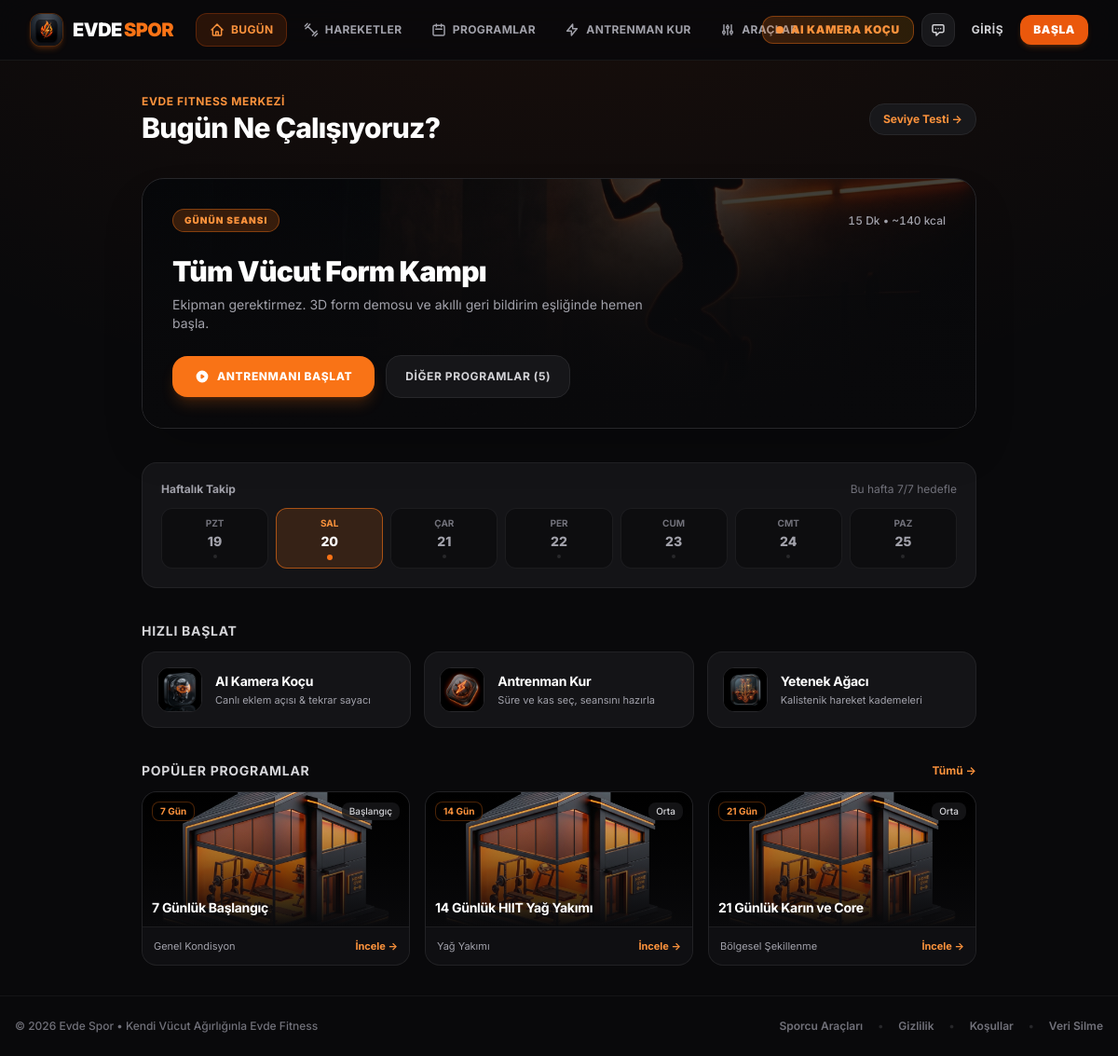
The page / on the database its author committed.
### models.py (models this page shows)
class Program(db.Model):
    id = db.Column(db.Integer, primary_key=True)
    title = db.Column(db.String(100), nullable=False)
    slug = db.Column(db.String(100), unique=True, nullable=False)
    description = db.Column(db.Text, nullable=True)
    duration_days = db.Column(db.Integer, nullable=False)
    level = db.Column(db.String(50), nullable=False)
    goal = db.Column(db.String(100), nullable=False)

### app.py (the view, shortened to what this page needs)
    @app.route('/')
    def index():
        featured_programs = Program.query.all()
        popular_slugs = [
            'standart-push-up-normal-sinav',
            'standart-air-squat',
            'standard-burpee',
            'standard-crunch-yarim-mekik',
            'pike-push-up',
            'mountain-climber'
        ]
        popular_exercises = Exercise.query.filter(Exercise.slug.in_(popular_slugs)).all()
        if not popular_exercises:
            popular_exercises = Exercise.query.limit(6).all()
        total_exercises = Exercise.query.count()
        total_programs = Program.query.count()
        total_challenges = Challenge.query.count()
        completed_workouts_count = UserProgress.query.count() + 2840
        total_calories_burned = sum([p.calories_burned or 0 for p in UserProgress.query.all()]) + 460000
        today = date.today()
        start_of_week = today - timedelta(days=today.weekday())
        weekly_calendar = []
        day_names = ['Pzt', 'Sal', 'Çar', 'Per', 'Cum', 'Cmt', 'Paz']
        day_full = ['Pazartesi', 'Salı', 'Çarşamba', 'Perşembe', 'Cuma', 'Cumartesi', 'Pazar']
        user_completed_dates = set()
        for i in range(7):
            d = start_of_week + timedelta(days=i)
            weekly_calendar.append({
                'day_short': day_names[i],
                'day_full': day_full[i],
                'day_num': d.day,
                'date_str': d.strftime('%Y-%m-%d'),
                'is_today': (d == today),
                'is_past': (d < today),
                'is_completed': (d in user_completed_dates)
            })
        return render_template(
            'index.html',
            featured_programs=featured_programs,
            popular_exercises=popular_exercises,
            total_exercises=total_exercises,
            total_programs=total_programs,
            total_challenges=total_challenges,
            completed_workouts_count=completed_workouts_count,
            total_calories_burned=total_calories_burned,
            weekly_calendar=weekly_calendar,
            today=today
        )

### templates/index.html (shortened to what this page needs)
{% extends 'base.html' %}
{% block content %}
<div class="max-w-4xl mx-auto space-y-7 sm:space-y-9">
    <div class="flex items-center justify-between gap-4 pt-1">
        <div>
            <span class="text-xs font-bold uppercase tracking-wider text-orange-400 block mb-0.5">
                {% if current_user.is_authenticated %}GÜNAYDIN, {{ current_user.name|upper }}{% else %}EVDE FITNESS MERKEZİ{% endif %}
            </span>
            <h1 class="text-2xl sm:text-3xl font-extrabold text-white tracking-tight">
                Bugün Ne Çalışıyoruz?
            </h1>
        </div>
        {% if current_user.is_authenticated %}
        <a href="/profil" class="shrink-0 px-3.5 py-2 rounded-2xl bg-zinc-900 border border-zinc-800 hover:border-orange-500/40 flex items-center gap-2 transition-all group">
            <span class="text-base">🔥</span>
            <span class="text-xs font-mono font-bold text-zinc-200 group-hover:text-orange-400">{{ current_user.current_streak or 0 }} Gün</span>
        </a>
        {% else %}
        <a href="/quiz" class="shrink-0 px-3.5 py-2 rounded-2xl bg-zinc-900 border border-zinc-800 hover:border-orange-500/40 text-xs font-bold text-orange-400 transition-all">
            Seviye Testi &rarr;
        </a>
        {% endif %}
    </div>
    <div class="relative rounded-3xl overflow-hidden border border-zinc-800 bg-zinc-950 p-6 sm:p-8 flex flex-col justify-between shadow-2xl group hover:border-orange-500/40 transition-all">
        <img src="/static/images/page_hero_bg.jpg" alt="Günün Antrenmanı" class="absolute inset-0 w-full h-full object-cover opacity-25 group-hover:scale-105 transition-transform duration-700 pointer-events-none">
        <div class="absolute inset-0 bg-gradient-to-t from-zinc-950 via-zinc-950/80 to-transparent pointer-events-none"></div>
        <div class="relative z-10 flex items-center justify-between">
            <span class="px-3 py-1 rounded-full bg-orange-500/20 border border-orange-500/40 text-orange-400 text-[10px] font-black uppercase tracking-widest">
                Günün Seansı
            </span>
            <span class="text-xs font-mono font-medium text-zinc-400">15 Dk &bull; ~140 kcal</span>
        </div>
        <div class="relative z-10 my-6">
            <h2 class="text-2xl sm:text-3xl font-black text-white tracking-tight leading-tight">
                Tüm Vücut Form Kampı
            </h2>
            <p class="text-xs sm:text-sm text-zinc-400 mt-2 max-w-lg leading-relaxed">
                Ekipman gerektirmez. 3D form demosu ve akıllı geri bildirim eşliğinde hemen başla.
            </p>
        </div>
        <div class="relative z-10 flex flex-col sm:flex-row items-center gap-3">
            <a href="/programlar/7-gunluk-baslangic/antrenman"
               class="w-full sm:w-auto px-6 py-3.5 rounded-2xl bg-orange-500 hover:bg-orange-600 text-white font-extrabold text-xs uppercase tracking-wider flex items-center justify-center gap-2 shadow-lg shadow-orange-500/20 transition-all">
                <svg class="w-4 h-4 fill-current" viewBox="0 0 20 20"><path fill-rule="evenodd" d="M10 18a8 8 0 100-16 8 8 0 000 16zM9.555 7.168A1 1 0 008 8v4a1 1 0 001.555.832l3-2a1 1 0 000-1.664l-3-2z" clip-rule="evenodd"/></svg>
                <span>Antrenmanı Başlat</span>
            </a>
            <a href="/programlar"
               class="w-full sm:w-auto px-5 py-3.5 rounded-2xl bg-zinc-900/90 hover:bg-zinc-800 border border-zinc-800 text-zinc-300 font-bold text-xs uppercase tracking-wider flex items-center justify-center gap-2 transition-all">
                <span>Diğer Programlar ({{ total_programs }})</span>
            </a>
        </div>
    </div>
    <div class="athletic-card rounded-2xl p-4 sm:p-5">
        <div class="flex items-center justify-between text-xs font-bold text-zinc-400 mb-3">
            <span>Haftalık Takip</span>
            <span class="text-zinc-500 font-normal">Bu hafta 7/7 hedefle</span>
        </div>
        <div class="grid grid-cols-7 gap-2">
            {% for day in weekly_calendar %}
            <div class="flex flex-col items-center py-2 px-1 rounded-xl transition-all border text-center
                        {{ 'bg-orange-500/15 border-orange-500/60' if day.is_today else ('bg-zinc-950/60 border-zinc-800/60' if not day.is_completed else 'bg-emerald-500/10 border-emerald-500/30') }}">
                <span class="text-[10px] font-bold uppercase {{ 'text-orange-400' if day.is_today else 'text-zinc-500' }}">
                    {{ day.day_short }}
                </span>
                <span class="text-sm font-extrabold mt-0.5 {{ 'text-white' if day.is_today else 'text-zinc-400' }}">
                    {{ day.day_num }}
                </span>
                <div class="mt-1">
                    {% if day.is_completed %}
                        <span class="w-3.5 h-3.5 rounded-full bg-emerald-500 text-black flex items-center justify-center text-[9px] font-black">✓</span>
                    {% elif day.is_today %}
                        <span class="w-1.5 h-1.5 rounded-full bg-orange-500 block"></span>
                    {% else %}
                        <span class="w-1 h-1 rounded-full bg-zinc-800 block"></span>
                    {% endif %}
                </div>
            </div>
            {% endfor %}
        </div>
    </div>
    <div>
        <div class="flex items-center justify-between mb-3">
            <h2 class="text-sm font-bold text-zinc-300 uppercase tracking-wider">Hızlı Başlat</h2>
        </div>
        <div class="grid grid-cols-1 sm:grid-cols-3 gap-3.5">
            <a href="/ai-koc" class="athletic-card rounded-2xl p-4 flex items-center gap-3.5 group hover:border-orange-500/50 transition-all">
                <div class="w-12 h-12 rounded-xl overflow-hidden border border-zinc-800 shrink-0 bg-black">
                    <img src="/static/images/ai_coach_icon.jpg" alt="AI Koç" class="w-full h-full object-cover">
                </div>
                <div class="min-w-0">
                    <div class="flex items-center gap-1.5">
                        <h3 class="text-sm font-bold text-white group-hover:text-orange-400 transition-colors truncate">AI Kamera Koçu</h3>
                    </div>
                    <p class="text-[11px] text-zinc-400 truncate mt-0.5">Canlı eklem açısı & tekrar sayacı</p>
                </div>
            </a>
            <a href="/antrenman-olustur" class="athletic-card rounded-2xl p-4 flex items-center gap-3.5 group hover:border-orange-500/50 transition-all">
                <div class="w-12 h-12 rounded-xl overflow-hidden border border-zinc-800 shrink-0 bg-black">
                    <img src="/static/images/workout_builder_icon.jpg" alt="Antrenman Kur" class="w-full h-full object-cover">
                </div>
                <div class="min-w-0">
                    <h3 class="text-sm font-bold text-white group-hover:text-orange-400 transition-colors truncate">Antrenman Kur</h3>
                    <p class="text-[11px] text-zinc-400 truncate mt-0.5">Süre ve kas seç, seansını hazırla</p>
                </div>
            </a>
            <a href="/kalistenik-agaci" class="athletic-card rounded-2xl p-4 flex items-center gap-3.5 group hover:border-orange-500/50 transition-all">
                <div class="w-12 h-12 rounded-xl overflow-hidden border border-zinc-800 shrink-0 bg-black">
                    <img src="/static/images/skill_tree_icon.jpg" alt="Yetenek Ağacı" class="w-full h-full object-cover">
                </div>
                <div class="min-w-0">
                    <h3 class="text-sm font-bold text-white group-hover:text-orange-400 transition-colors truncate">Yetenek Ağacı</h3>
                    <p class="text-[11px] text-zinc-400 truncate mt-0.5">Kalistenik hareket kademeleri</p>
                </div>
            </a>
        </div>
    </div>
    <div>
        <div class="flex items-center justify-between mb-3">
            <h2 class="text-sm font-bold text-zinc-300 uppercase tracking-wider">Popüler Programlar</h2>
            <a href="/programlar" class="text-xs font-bold text-orange-400 hover:text-orange-300">Tümü &rarr;</a>
        </div>
        <div class="grid grid-cols-1 sm:grid-cols-2 lg:grid-cols-3 gap-4">
            {% for program in featured_programs[:3] %}
            <a href="/programlar/{{ program.slug }}" class="athletic-card rounded-2xl overflow-hidden group flex flex-col justify-between hover:border-orange-500/40 transition-all">
                <div class="relative h-36 overflow-hidden">
                    <img src="/static/images/{{ program.slug }}.jpg"
                         alt="{{ program.title }}"
                         class="w-full h-full object-cover group-hover:scale-105 transition-transform duration-500"
                         onerror="this.src='/static/images/home_gym_icon.jpg'">
                    <div class="absolute inset-0 bg-gradient-to-t from-zinc-950 via-zinc-950/40 to-transparent"></div>
                    <div class="absolute top-2.5 left-2.5 right-2.5 flex items-center justify-between text-[10px]">
                        <span class="px-2 py-0.5 rounded-lg bg-black/80 text-orange-400 font-bold border border-orange-500/30">
                            {{ program.duration_days }} Gün
                        </span>
                        <span class="px-2 py-0.5 rounded-lg bg-zinc-900/80 text-zinc-300 font-medium">
                            {{ program.level }}
                        </span>
                    </div>
                    <div class="absolute bottom-2.5 left-2.5 right-2.5">
                        <h3 class="text-sm font-bold text-white group-hover:text-orange-400 transition-colors truncate">
                            {{ program.title }}
                        </h3>
                    </div>
                </div>
                <div class="p-3 bg-zinc-950/40 border-t border-zinc-800/60 flex items-center justify-between text-xs">
                    <span class="text-zinc-400 text-[11px] truncate">{{ program.goal }}</span>
                    <span class="text-orange-400 font-bold text-[11px] shrink-0 ml-2">İncele &rarr;</span>
                </div>
            </a>
            {% endfor %}
        </div>
    </div>
</div>
{% endblock %}

### templates/base.html (style rules this page uses)
html { scroll-behavior: smooth; }
body { background-color: #09090b; color: #fafafa; font-family: 'Inter', -apple-system, BlinkMacSystemFont, 'Segoe UI', Roboto, sans-serif; -webkit-font-smoothing: antialiased; -moz-osx-font-smoothing: grayscale; background-image: radial-gradient(ellipse 80% 50% at 50% -10%, rgba(234,88,12,0.08), transparent); }
h1, h2, h3, h4, .font-heading, .font-display { font-family: 'Inter', -apple-system, BlinkMacSystemFont, sans-serif; font-weight: 800; letter-spacing: -0.02em; }
.font-mono { font-family: 'Inter', system-ui, sans-serif !important; font-variant-numeric: tabular-nums; }
.athletic-card { background-color: #141417; border: 1px solid rgba(255, 255, 255, 0.06); transition: all 0.25s ease; }
a, button { -webkit-tap-highlight-color: transparent; }

### rows shown on the page
Program: duration_days "7", level "Başlangıç", title "7 Günlük Başlangıç", goal "Genel Kondisyon"
Program: duration_days "14", level "Orta", title "14 Günlük HIIT Yağ Yakımı", goal "Yağ Yakımı"
Program: duration_days "21", level "Orta", title "21 Günlük Karın ve Core", goal "Bölgesel Şekillenme"

### other values the page prints
{{ total_programs }} "5"
{{ day.day_short }} "PZT" "SAL" "ÇAR" "PER" "CUM" "CMT" "PAZ"
{{ day.day_num }} "19" "20" "21" "22" "23" "24" "25"
